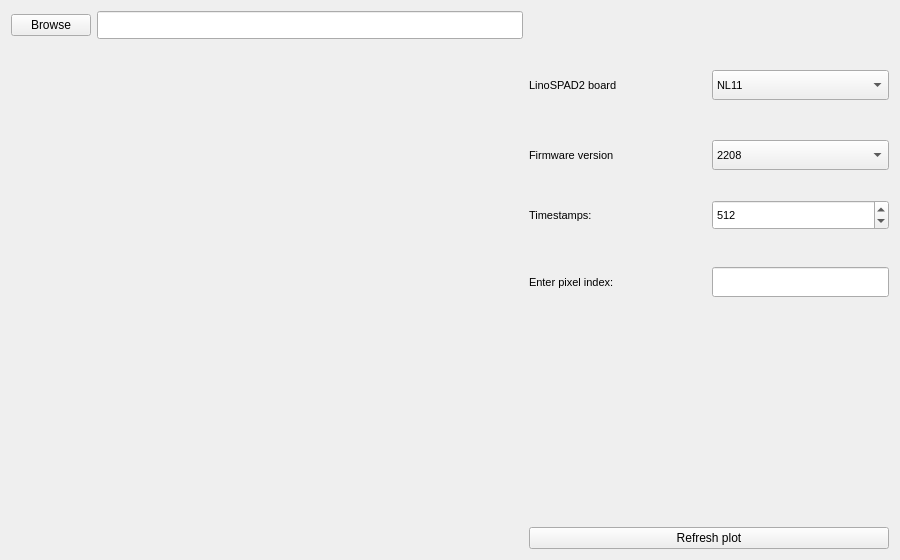
<?xml version="1.0" encoding="UTF-8"?>
<ui version="4.0">
 <class>Form</class>
 <widget class="QWidget" name="Form">
  <property name="geometry">
   <rect>
    <x>0</x>
    <y>0</y>
    <width>900</width>
    <height>560</height>
   </rect>
  </property>
  <property name="minimumSize">
   <size>
    <width>900</width>
    <height>560</height>
   </size>
  </property>
  <property name="windowTitle">
   <string>Form</string>
  </property>
  <layout class="QGridLayout" name="gridLayout">
   <item row="6" column="2">
    <spacer name="verticalSpacer_2">
     <property name="orientation">
      <enum>Qt::Vertical</enum>
     </property>
     <property name="sizeHint" stdset="0">
      <size>
       <width>20</width>
       <height>250</height>
      </size>
     </property>
    </spacer>
   </item>
   <item row="8" column="2">
    <widget class="QPushButton" name="pushButton_refreshPlot">
     <property name="sizePolicy">
      <sizepolicy hsizetype="Preferred" vsizetype="Fixed">
       <horstretch>0</horstretch>
       <verstretch>0</verstretch>
      </sizepolicy>
     </property>
     <property name="minimumSize">
      <size>
       <width>360</width>
       <height>0</height>
      </size>
     </property>
     <property name="text">
      <string>Refresh plot</string>
     </property>
    </widget>
   </item>
   <item row="1" column="0" rowspan="7" colspan="2">
    <widget class="QWidget" name="widget_figure" native="true">
     <property name="sizePolicy">
      <sizepolicy hsizetype="Preferred" vsizetype="Preferred">
       <horstretch>0</horstretch>
       <verstretch>0</verstretch>
      </sizepolicy>
     </property>
     <property name="minimumSize">
      <size>
       <width>500</width>
       <height>425</height>
      </size>
     </property>
    </widget>
   </item>
   <item row="0" column="0">
    <widget class="QPushButton" name="pushButton_browse">
     <property name="font">
      <font>
       <pointsize>9</pointsize>
      </font>
     </property>
     <property name="text">
      <string>Browse</string>
     </property>
    </widget>
   </item>
   <item row="0" column="1">
    <widget class="QLineEdit" name="lineEdit_browse">
     <property name="sizePolicy">
      <sizepolicy hsizetype="Expanding" vsizetype="Fixed">
       <horstretch>0</horstretch>
       <verstretch>0</verstretch>
      </sizepolicy>
     </property>
     <property name="minimumSize">
      <size>
       <width>400</width>
       <height>28</height>
      </size>
     </property>
    </widget>
   </item>
   <item row="8" column="1">
    <spacer name="verticalSpacer">
     <property name="orientation">
      <enum>Qt::Vertical</enum>
     </property>
     <property name="sizeType">
      <enum>QSizePolicy::Expanding</enum>
     </property>
     <property name="sizeHint" stdset="0">
      <size>
       <width>20</width>
       <height>56</height>
      </size>
     </property>
    </spacer>
   </item>
   <item row="1" column="2">
    <layout class="QVBoxLayout" name="verticalLayout">
     <property name="topMargin">
      <number>20</number>
     </property>
     <item>
      <layout class="QHBoxLayout" name="horizontalLayout_6">
       <property name="spacing">
        <number>5</number>
       </property>
       <property name="topMargin">
        <number>5</number>
       </property>
       <property name="bottomMargin">
        <number>10</number>
       </property>
       <item>
        <widget class="QLabel" name="label">
         <property name="minimumSize">
          <size>
           <width>100</width>
           <height>30</height>
          </size>
         </property>
         <property name="font">
          <font>
           <pointsize>8</pointsize>
          </font>
         </property>
         <property name="text">
          <string>LinoSPAD2 board</string>
         </property>
        </widget>
       </item>
       <item>
        <widget class="QComboBox" name="comboBox_boardNumber">
         <property name="minimumSize">
          <size>
           <width>100</width>
           <height>30</height>
          </size>
         </property>
         <property name="font">
          <font>
           <pointsize>8</pointsize>
          </font>
         </property>
         <item>
          <property name="text">
           <string>NL11</string>
          </property>
         </item>
         <item>
          <property name="text">
           <string>A5</string>
          </property>
         </item>
        </widget>
       </item>
      </layout>
     </item>
     <item>
      <spacer name="verticalSpacer_3">
       <property name="orientation">
        <enum>Qt::Vertical</enum>
       </property>
       <property name="sizeHint" stdset="0">
        <size>
         <width>20</width>
         <height>40</height>
        </size>
       </property>
      </spacer>
     </item>
     <item>
      <layout class="QHBoxLayout" name="horizontalLayout_3">
       <property name="spacing">
        <number>5</number>
       </property>
       <property name="topMargin">
        <number>5</number>
       </property>
       <item>
        <widget class="QLabel" name="label_2">
         <property name="minimumSize">
          <size>
           <width>100</width>
           <height>30</height>
          </size>
         </property>
         <property name="font">
          <font>
           <pointsize>8</pointsize>
           <weight>50</weight>
           <bold>false</bold>
          </font>
         </property>
         <property name="text">
          <string>Firmware version</string>
         </property>
         <property name="alignment">
          <set>Qt::AlignLeading|Qt::AlignLeft|Qt::AlignVCenter</set>
         </property>
        </widget>
       </item>
       <item>
        <widget class="QComboBox" name="comboBox_FW">
         <property name="minimumSize">
          <size>
           <width>100</width>
           <height>30</height>
          </size>
         </property>
         <property name="font">
          <font>
           <pointsize>8</pointsize>
          </font>
         </property>
         <item>
          <property name="text">
           <string>2208</string>
          </property>
         </item>
         <item>
          <property name="text">
           <string>2212s</string>
          </property>
         </item>
         <item>
          <property name="text">
           <string>2212b</string>
          </property>
         </item>
        </widget>
       </item>
      </layout>
     </item>
     <item>
      <spacer name="verticalSpacer_5">
       <property name="orientation">
        <enum>Qt::Vertical</enum>
       </property>
       <property name="sizeHint" stdset="0">
        <size>
         <width>20</width>
         <height>40</height>
        </size>
       </property>
      </spacer>
     </item>
     <item>
      <layout class="QHBoxLayout" name="horizontalLayout_4">
       <property name="spacing">
        <number>5</number>
       </property>
       <property name="topMargin">
        <number>5</number>
       </property>
       <property name="bottomMargin">
        <number>7</number>
       </property>
       <item>
        <widget class="QLabel" name="label_timestamps">
         <property name="minimumSize">
          <size>
           <width>100</width>
           <height>30</height>
          </size>
         </property>
         <property name="font">
          <font>
           <pointsize>8</pointsize>
          </font>
         </property>
         <property name="text">
          <string>Timestamps:</string>
         </property>
        </widget>
       </item>
       <item>
        <widget class="QSpinBox" name="spinBox_timestamps">
         <property name="sizePolicy">
          <sizepolicy hsizetype="Preferred" vsizetype="Fixed">
           <horstretch>0</horstretch>
           <verstretch>0</verstretch>
          </sizepolicy>
         </property>
         <property name="minimumSize">
          <size>
           <width>100</width>
           <height>30</height>
          </size>
         </property>
         <property name="font">
          <font>
           <pointsize>8</pointsize>
          </font>
         </property>
         <property name="maximum">
          <number>1536</number>
         </property>
         <property name="value">
          <number>512</number>
         </property>
        </widget>
       </item>
      </layout>
     </item>
     <item>
      <spacer name="verticalSpacer_4">
       <property name="orientation">
        <enum>Qt::Vertical</enum>
       </property>
       <property name="sizeHint" stdset="0">
        <size>
         <width>20</width>
         <height>40</height>
        </size>
       </property>
      </spacer>
     </item>
     <item>
      <layout class="QHBoxLayout" name="horizontalLayout_5">
       <property name="spacing">
        <number>5</number>
       </property>
       <property name="topMargin">
        <number>5</number>
       </property>
       <property name="bottomMargin">
        <number>7</number>
       </property>
       <item>
        <widget class="QLabel" name="label_enterPixNumber">
         <property name="enabled">
          <bool>true</bool>
         </property>
         <property name="minimumSize">
          <size>
           <width>100</width>
           <height>30</height>
          </size>
         </property>
         <property name="font">
          <font>
           <pointsize>8</pointsize>
          </font>
         </property>
         <property name="text">
          <string>Enter pixel index:</string>
         </property>
         <property name="textFormat">
          <enum>Qt::AutoText</enum>
         </property>
         <property name="scaledContents">
          <bool>false</bool>
         </property>
        </widget>
       </item>
       <item>
        <widget class="QLineEdit" name="lineEdit_enterPixNumber">
         <property name="sizePolicy">
          <sizepolicy hsizetype="Preferred" vsizetype="Fixed">
           <horstretch>0</horstretch>
           <verstretch>0</verstretch>
          </sizepolicy>
         </property>
         <property name="minimumSize">
          <size>
           <width>100</width>
           <height>30</height>
          </size>
         </property>
         <property name="font">
          <font>
           <pointsize>8</pointsize>
          </font>
         </property>
         <property name="mouseTracking">
          <bool>false</bool>
         </property>
         <property name="text">
          <string/>
         </property>
        </widget>
       </item>
      </layout>
     </item>
    </layout>
   </item>
  </layout>
 </widget>
 <resources/>
 <connections/>
</ui>
